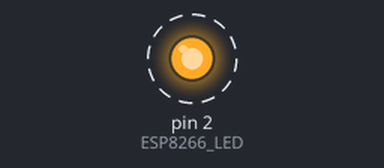
This sketch was run on a simulated Arduino Uno, built with avr-gcc and run on an emulated ATmega328P. On the bench: output pins drawn as LEDs (lit = HIGH). Dashed ring = blinking.

Above: at 0.2 s.
Timing chart, 0 to 3.0 s (numbered marks = the images above):
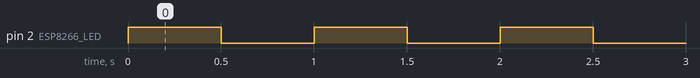

The sketch:

ESP8266.ino
```cpp
#define ESP8266_LED 2

void setup()
{
  pinMode(ESP8266_LED, OUTPUT);
}

void loop()
{
  digitalWrite(ESP8266_LED, HIGH);
  delay(500);
  digitalWrite(ESP8266_LED, LOW);
  delay(500);
}
```

Measured:
- by itself, pin 2 (ESP8266_LED): alternates HIGH for 0.50 s and LOW for 0.50 s
